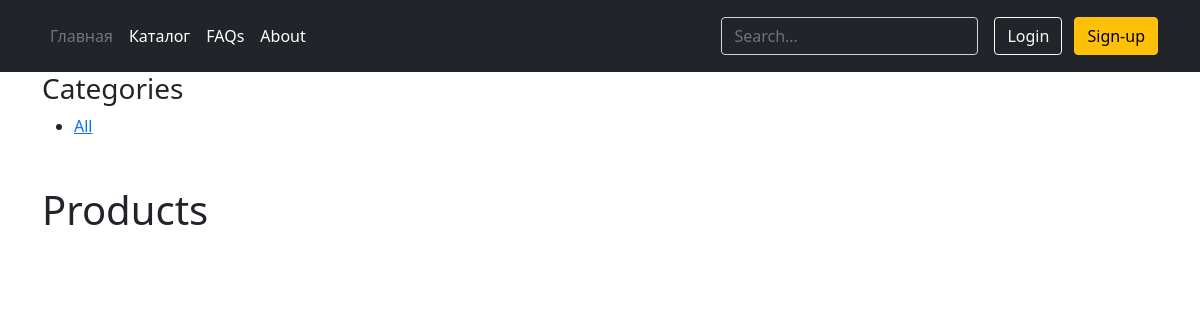
The app's page /catalog/, older data.
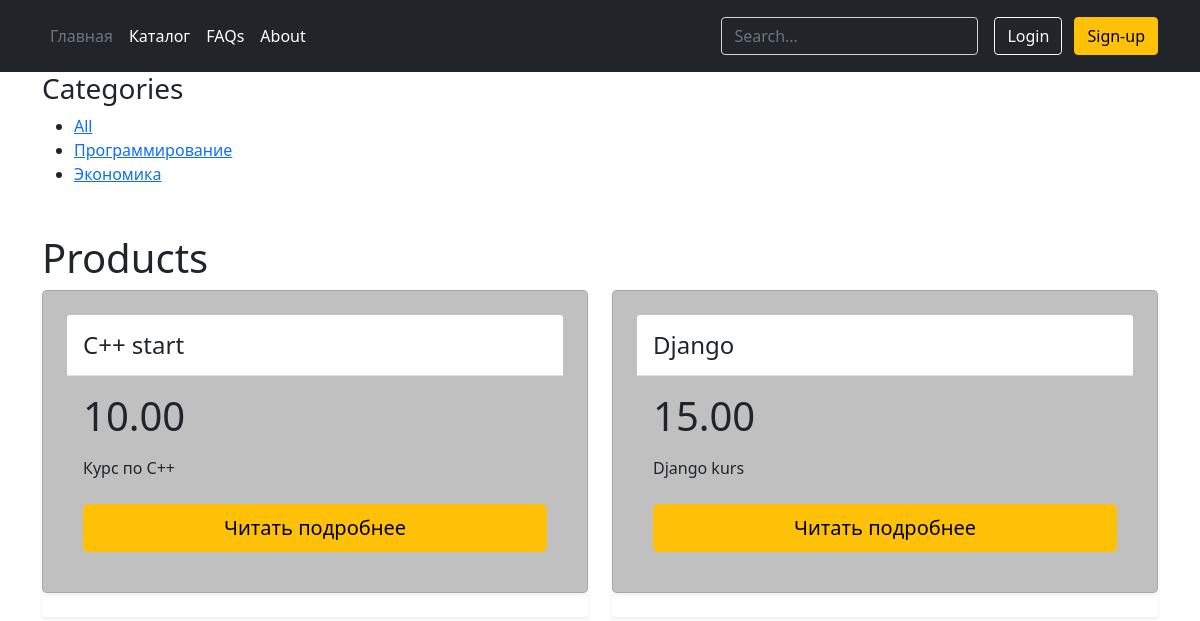
The same page, newer data.
### main/models.py (models this page shows, shortened)
class Category(models.Model):
    name = models.CharField(max_length=200, db_index=True)
    slug = models.SlugField(max_length=200, db_index=True, unique=True)
    class Meta:
        ordering = ('name',)
        verbose_name = 'Категория'
        verbose_name_plural = 'Категории'
    def get_absolute_url(self):
        return reverse('product_list_by_category',
                       args=[self.slug])

class Product(models.Model):
    category = models.ForeignKey(Category, related_name='products', on_delete=models.CASCADE)
    name = models.CharField(max_length=200, db_index=True)
    slug = models.SlugField(max_length=200, db_index=True)
    image = models.ImageField(upload_to='products/%Y/%m/%d', blank=True)
    description = models.TextField(blank=True)
    price = models.DecimalField(max_digits=10, decimal_places=2)
    stock = models.PositiveIntegerField()
    available = models.BooleanField(default=True)
    created = models.DateTimeField(auto_now_add=True)
    updated = models.DateTimeField(auto_now=True)
    class Meta:
        ordering = ('name',)
        verbose_name = 'Продукт'
        verbose_name_plural = 'Продукты'
        index_together = (('id', 'slug'),)
    def get_absolute_url(self):
        return reverse('product_detail',
                       args=[self.id, self.slug])

### main/views.py (the view)
# urls.py: path('catalog/', views.product_list, name='product_list'),
def product_list(request, category_slug=None):
    category = None
    categories = Category.objects.all()
    products = Product.objects.filter(available=True)
    if category_slug:
        category = get_object_or_404(Category, slug=category_slug)
        products = products.filter(category=category)
    return render(request,
                  'main/catalog.html',
                  {'category': category,
                   'categories': categories,
                   'products': products})

### main/templates/main/catalog.html (shortened to what this page needs)
{% extends "main/base.html" %}
{% load static %}
{% block content %}
    <div id="sidebar">
        <h3>Categories</h3>
        <ul>
            <li class="selected">
                <a href="{% url 'product_list' %}">All</a>
            </li>
            {% for c in categories %}
                <li class="selected">
                    <a href="{{ c.get_absolute_url }}">{{ c.name }}</a>
                </li>
            {% endfor %}
        </ul>
    </div>
    <div id="main" class="product-list row mt-5 mb-2">
        <h1>{% if category %}{{ category.name }}{% else %}Products{% endif %}</h1>
        {% for product in products %}
            <div class="item col-md-6 ">
                <div class="row g-0 rounded overflow-hidden flex-md-row mb-4 mr-1 shadow-sm h-md-250 position-relative elem">
                    <div class="card mb-4 rounded-3 shadow-sm col p-4 d-flex flex-column position-static" style="background-color: #C0C0C0">
                        <div class="card-header py-3 " style="background-color: white">
                            <h4 class="my-0 fw-normal" >{{ product.name }}</h4>
                        </div>
                        <div class="card-body">
                            <h1 class="card-title pricing-card-title">{{ product.price }}<small class="text-muted fw-light"></small></h1>
                            <ul class="list-unstyled mt-3 mb-4">
                                <li>{{ product.description }}</li>
                            </ul>
                            <a href="{{ product.get_absolute_url }}">
                                <button type="button" class="w-100 btn btn-lg btn-warning">Читать подробнее</button>
                            </a>
                        </div>
                    </div>
                </div>
            </div>
        {% endfor %}
    </div>
{% endblock %}

### main/templates/main/base.html (shortened to what this page needs)
<!doctype html>
<html lang="ru">
<head>
    <link rel="stylesheet" href="https://cdn.jsdelivr.net/npm/bootstrap@5.1.3/dist/css/bootstrap.min.css">
</head>
<body>
    <header class="p-3 bg-dark text-white">
    <div class="container">
      <div class="d-flex flex-wrap align-items-center justify-content-center justify-content-lg-start">
        <ul class="nav col-12 col-lg-auto me-lg-auto mb-2 justify-content-center mb-md-0">
          <li><a href="{% url 'home' %}" class="nav-link px-2 text-secondary">Главная</a></li>
          <li><a href="{% url 'product_list' %}" class="nav-link px-2 text-white">Каталог</a></li>
          <li><a href="#" class="nav-link px-2 text-white">FAQs</a></li>
          <li><a href="#" class="nav-link px-2 text-white">About</a></li>
        </ul>
        <form class="col-12 col-lg-auto mb-3 mb-lg-0 me-lg-3" role="search">
          <input type="search" class="form-control form-control-dark text-white bg-dark" placeholder="Search..." aria-label="Search">
        </form>
        <div class="text-end">
          <button type="button" class="btn btn-outline-light me-2">Login</button>
          <button type="button" class="btn btn-warning">Sign-up</button>
        </div>
      </div>
    </div>
    </header>
    <div class="container">
        {% block content %} {% endblock %}
    </div>
</body>
</html>

Row changes from the older to the newer data that the page shows:
added Category: name "Программирование"
added Category: name "Экономика"
added Product: name "C++ start", price "10.00", description "Курс по С++"
added Product: name "Django", price "15.00", description "Django kurs"
